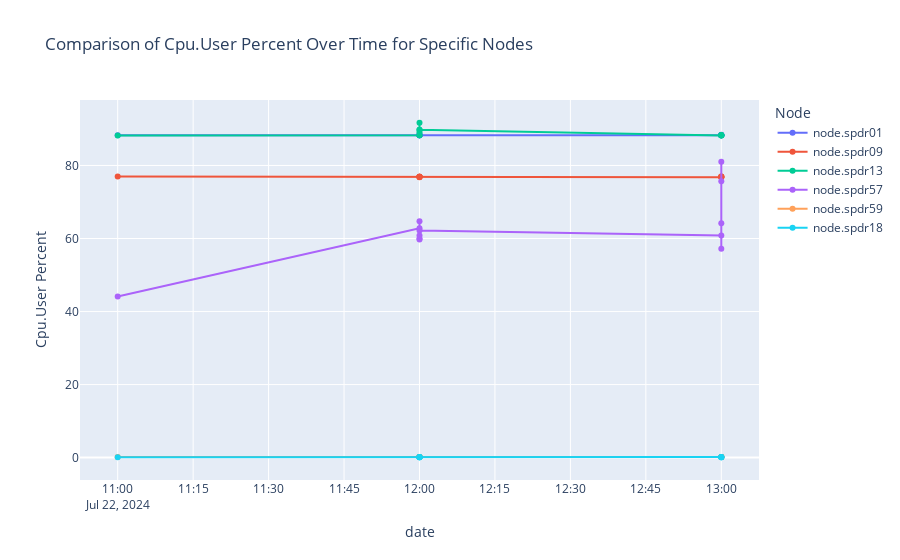
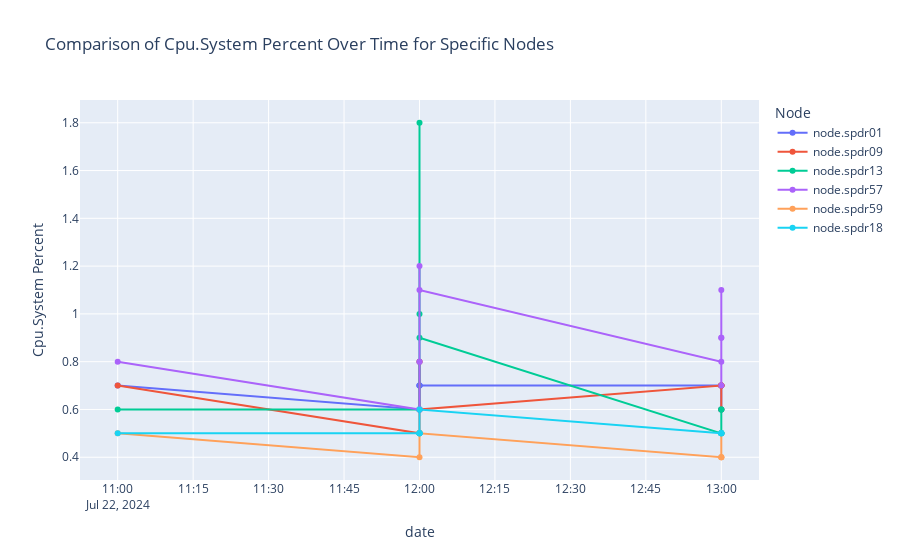
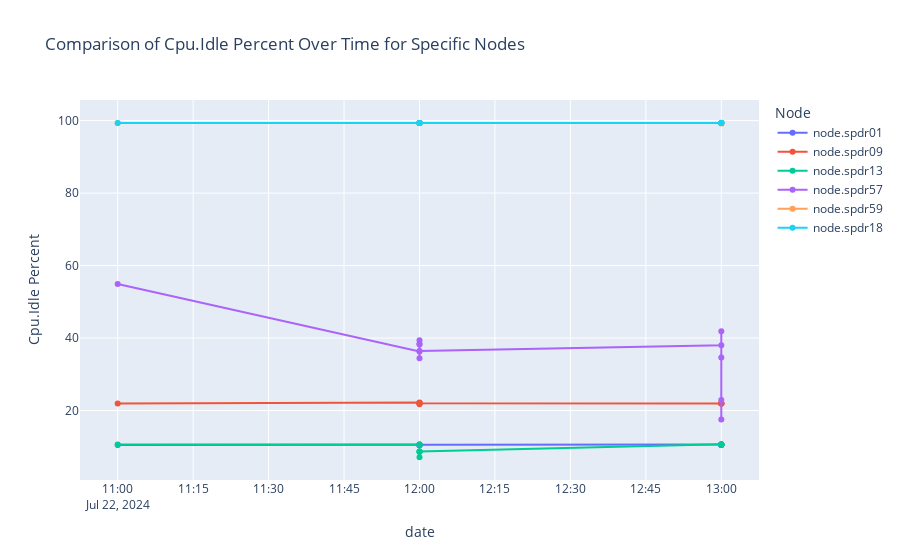
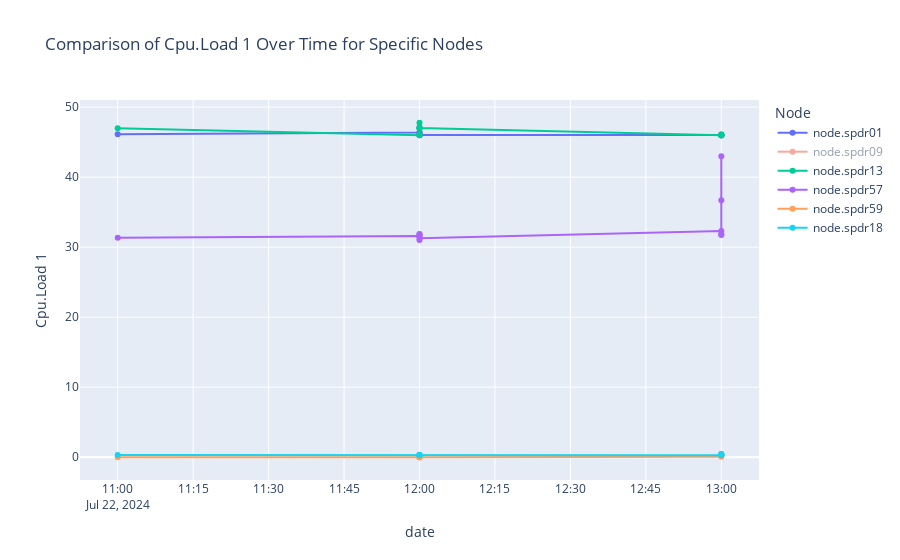

Notebook source saved alongside these figures, in order:
### Code cell
df = pd.read_csv('dataset.csv')
df['time'] = pd.to_datetime(df['time'])
df['year'] = df['time'].dt.year
df['month'] = df['time'].dt.month
df['day'] = df['time'].dt.day
df['hour'] = df['time'].dt.hour
df['indices'].unique()


nodes = ['node.spdr01', 'node.spdr09', 'node.spdr13', 'node.spdr18','node.spdr57', 'node.spdr59']
ms1 = ['cpu.user_percent', 'cpu.system_percent', 'cpu.idle_percent']
#ms2 = ['cpu.irq_percent', 'cpu.softirq_percent', 'cpu.steal_percent', 'cpu.iowait_percent']
ms3 = ['cpu.load_1', 'cpu.load_5', 'cpu.load_15', 'power.node_watts']
node_compare(nodes, ms1, df)
node_compare(nodes, ms3, df)

### Figure 1 — Plotly figure (JSON) as saved in the notebook; plotly's stock layout.template omitted (floating-point values rounded to 4 significant figures)
{"data": [{"hovertemplate": "Node=node.spdr01<br>date=%{x}<br>Cpu.User Percent=%{y}<extra></extra>", "legendgroup": "node.spdr01", "line": {"color": "#636efa", "dash": "solid"}, "marker": {"symbol": "circle"}, "mode": "lines+markers", "name": "node.spdr01", "orientation": "v", "showlegend": true, "type": "scatter", "x": ["2024-07-22T11:00:00", "2024-07-22T12:00:00", "2024-07-22T12:00:00", "2024-07-22T12:00:00", "2024-07-22T12:00:00", "2024-07-22T12:00:00", "2024-07-22T12:00:00", "2024-07-22T13:00:00", "2024-07-22T13:00:00", "2024-07-22T13:00:00", "2024-07-22T13:00:00", "2024-07-22T13:00:00"], "xaxis": "x", "y": [88.3, 88.3, 88.3, 88.3, 88.3, 88.4, 88.3, 88.3, 88.4, 88.3, 88.3, 88.3], "yaxis": "y"}, {"hovertemplate": "Node=node.spdr09<br>date=%{x}<br>Cpu.User Percent=%{y}<extra></extra>", "legendgroup": "node.spdr09", "line": {"color": "#EF553B", "dash": "solid"}, "marker": {"symbol": "circle"}, "mode": "lines+markers", "name": "node.spdr09", "orientation": "v", "showlegend": true, "type": "scatter", "x": ["2024-07-22T11:00:00", "2024-07-22T12:00:00", "2024-07-22T12:00:00", "2024-07-22T12:00:00", "2024-07-22T12:00:00", "2024-07-22T12:00:00", "2024-07-22T12:00:00", "2024-07-22T13:00:00", "2024-07-22T13:00:00", "2024-07-22T13:00:00", "2024-07-22T13:00:00", "2024-07-22T13:00:00"], "xaxis": "x", "y": [77, 76.9, 76.9, 76.9, 76.9, 76.8, 76.9, 76.8, 77, 77, 76.8, 76.9], "yaxis": "y"}, {"hovertemplate": "Node=node.spdr13<br>date=%{x}<br>Cpu.User Percent=%{y}<extra></extra>", "legendgroup": "node.spdr13", "line": {"color": "#00cc96", "dash": "solid"}, "marker": {"symbol": "circle"}, "mode": "lines+markers", "name": "node.spdr13", "orientation": "v", "showlegend": true, "type": "scatter", "x": ["2024-07-22T11:00:00", "2024-07-22T12:00:00", "2024-07-22T12:00:00", "2024-07-22T12:00:00", "2024-07-22T12:00:00", "2024-07-22T12:00:00", "2024-07-22T12:00:00", "2024-07-22T13:00:00", "2024-07-22T13:00:00", "2024-07-22T13:00:00", "2024-07-22T13:00:00", "2024-07-22T13:00:00"], "xaxis": "x", "y": [88.2, 88.3, 88.3, 89.8, 91.7, 89.1, 89.8, 88.2, 88.3, 88.3, 88.3, 88.3], "yaxis": "y"}, {"hovertemplate": "Node=node.spdr57<br>date=%{x}<br>Cpu.User Percent=%{y}<extra></extra>", "legendgroup": "node.spdr57", "line": {"color": "#ab63fa", "dash": "solid"}, "marker": {"symbol": "circle"}, "mode": "lines+markers", "name": "node.spdr57", "orientation": "v", "showlegend": true, "type": "scatter", "x": ["2024-07-22T11:00:00", "2024-07-22T12:00:00", "2024-07-22T12:00:00", "2024-07-22T12:00:00", "2024-07-22T12:00:00", "2024-07-22T12:00:00", "2024-07-22T12:00:00", "2024-07-22T13:00:00", "2024-07-22T13:00:00", "2024-07-22T13:00:00", "2024-07-22T13:00:00", "2024-07-22T13:00:00"], "xaxis": "x", "y": [44.1, 62.8, 59.7, 60.8, 60, 64.7, 62.2, 60.8, 64.2, 57.2, 81, 75.7], "yaxis": "y"}, {"hovertemplate": "Node=node.spdr59<br>date=%{x}<br>Cpu.User Percent=%{y}<extra></extra>", "legendgroup": "node.spdr59", "line": {"color": "#FFA15A", "dash": "solid"}, "marker": {"symbol": "circle"}, "mode": "lines+markers", "name": "node.spdr59", "orientation": "v", "showlegend": true, "type": "scatter", "x": ["2024-07-22T11:00:00", "2024-07-22T12:00:00", "2024-07-22T12:00:00", "2024-07-22T12:00:00", "2024-07-22T12:00:00", "2024-07-22T12:00:00", "2024-07-22T12:00:00", "2024-07-22T13:00:00", "2024-07-22T13:00:00", "2024-07-22T13:00:00", "2024-07-22T13:00:00", "2024-07-22T13:00:00"], "xaxis": "x", "y": [0.2, 0.2, 0.2, 0.2, 0.2, 0.2, 0.2, 0.2, 0.2, 0.2, 0.2, 0.2], "yaxis": "y"}, {"hovertemplate": "Node=node.spdr18<br>date=%{x}<br>Cpu.User Percent=%{y}<extra></extra>", "legendgroup": "node.spdr18", "line": {"color": "#19d3f3", "dash": "solid"}, "marker": {"symbol": "circle"}, "mode": "lines+markers", "name": "node.spdr18", "orientation": "v", "showlegend": true, "type": "scatter", "x": ["2024-07-22T11:00:00", "2024-07-22T12:00:00", "2024-07-22T12:00:00", "2024-07-22T12:00:00", "2024-07-22T12:00:00", "2024-07-22T12:00:00", "2024-07-22T12:00:00", "2024-07-22T13:00:00", "2024-07-22T13:00:00", "2024-07-22T13:00:00", "2024-07-22T13:00:00", "2024-07-22T13:00:00"], "xaxis": "x", "y": [0.1, 0.2, 0.1, 0.2, 0.1, 0.1, 0.1, 0.2, 0.1, 0.1, 0.2, 0.1], "yaxis": "y"}], "layout": {"autosize": true, "legend": {"title": {"text": "Node"}, "tracegroupgap": 0}, "title": {"text": "Comparison of Cpu.User Percent Over Time for Specific Nodes"}, "xaxis": {"anchor": "y", "autorange": true, "domain": [0, 1], "range": ["2024-07-22 10:52:40.396", "2024-07-22 13:07:19.604"], "title": {"text": "date"}, "type": "date"}, "yaxis": {"anchor": "x", "autorange": true, "domain": [0, 1], "range": [-7.459, 99.26], "title": {"text": "Cpu.User Percent"}, "type": "linear"}}}

### Figure 2 — Plotly figure (JSON) as saved in the notebook; plotly's stock layout.template omitted (floating-point values rounded to 4 significant figures)
{"data": [{"hovertemplate": "Node=node.spdr01<br>date=%{x}<br>Cpu.System Percent=%{y}<extra></extra>", "legendgroup": "node.spdr01", "line": {"color": "#636efa", "dash": "solid"}, "marker": {"symbol": "circle"}, "mode": "lines+markers", "name": "node.spdr01", "orientation": "v", "showlegend": true, "type": "scatter", "x": ["2024-07-22T11:00:00", "2024-07-22T12:00:00", "2024-07-22T12:00:00", "2024-07-22T12:00:00", "2024-07-22T12:00:00", "2024-07-22T12:00:00", "2024-07-22T12:00:00", "2024-07-22T13:00:00", "2024-07-22T13:00:00", "2024-07-22T13:00:00", "2024-07-22T13:00:00", "2024-07-22T13:00:00"], "xaxis": "x", "y": [0.7, 0.6, 0.8, 0.6, 0.7, 0.7, 0.7, 0.7, 0.7, 0.6, 0.6, 0.7], "yaxis": "y"}, {"hovertemplate": "Node=node.spdr09<br>date=%{x}<br>Cpu.System Percent=%{y}<extra></extra>", "legendgroup": "node.spdr09", "line": {"color": "#EF553B", "dash": "solid"}, "marker": {"symbol": "circle"}, "mode": "lines+markers", "name": "node.spdr09", "orientation": "v", "showlegend": true, "type": "scatter", "x": ["2024-07-22T11:00:00", "2024-07-22T12:00:00", "2024-07-22T12:00:00", "2024-07-22T12:00:00", "2024-07-22T12:00:00", "2024-07-22T12:00:00", "2024-07-22T12:00:00", "2024-07-22T13:00:00", "2024-07-22T13:00:00", "2024-07-22T13:00:00", "2024-07-22T13:00:00", "2024-07-22T13:00:00"], "xaxis": "x", "y": [0.7, 0.5, 0.6, 0.8, 0.5, 0.6, 0.6, 0.7, 0.7, 0.7, 0.6, 0.7], "yaxis": "y"}, {"hovertemplate": "Node=node.spdr13<br>date=%{x}<br>Cpu.System Percent=%{y}<extra></extra>", "legendgroup": "node.spdr13", "line": {"color": "#00cc96", "dash": "solid"}, "marker": {"symbol": "circle"}, "mode": "lines+markers", "name": "node.spdr13", "orientation": "v", "showlegend": true, "type": "scatter", "x": ["2024-07-22T11:00:00", "2024-07-22T12:00:00", "2024-07-22T12:00:00", "2024-07-22T12:00:00", "2024-07-22T12:00:00", "2024-07-22T12:00:00", "2024-07-22T12:00:00", "2024-07-22T13:00:00", "2024-07-22T13:00:00", "2024-07-22T13:00:00", "2024-07-22T13:00:00", "2024-07-22T13:00:00"], "xaxis": "x", "y": [0.6, 0.6, 0.6, 1, 0.6, 1.8, 0.9, 0.5, 0.5, 0.5, 0.6, 0.6], "yaxis": "y"}, {"hovertemplate": "Node=node.spdr57<br>date=%{x}<br>Cpu.System Percent=%{y}<extra></extra>", "legendgroup": "node.spdr57", "line": {"color": "#ab63fa", "dash": "solid"}, "marker": {"symbol": "circle"}, "mode": "lines+markers", "name": "node.spdr57", "orientation": "v", "showlegend": true, "type": "scatter", "x": ["2024-07-22T11:00:00", "2024-07-22T12:00:00", "2024-07-22T12:00:00", "2024-07-22T12:00:00", "2024-07-22T12:00:00", "2024-07-22T12:00:00", "2024-07-22T12:00:00", "2024-07-22T13:00:00", "2024-07-22T13:00:00", "2024-07-22T13:00:00", "2024-07-22T13:00:00", "2024-07-22T13:00:00"], "xaxis": "x", "y": [0.8, 0.6, 0.6, 0.8, 1.2, 0.6, 1.1, 0.8, 0.9, 0.7, 1.1, 0.9], "yaxis": "y"}, {"hovertemplate": "Node=node.spdr59<br>date=%{x}<br>Cpu.System Percent=%{y}<extra></extra>", "legendgroup": "node.spdr59", "line": {"color": "#FFA15A", "dash": "solid"}, "marker": {"symbol": "circle"}, "mode": "lines+markers", "name": "node.spdr59", "orientation": "v", "showlegend": true, "type": "scatter", "x": ["2024-07-22T11:00:00", "2024-07-22T12:00:00", "2024-07-22T12:00:00", "2024-07-22T12:00:00", "2024-07-22T12:00:00", "2024-07-22T12:00:00", "2024-07-22T12:00:00", "2024-07-22T13:00:00", "2024-07-22T13:00:00", "2024-07-22T13:00:00", "2024-07-22T13:00:00", "2024-07-22T13:00:00"], "xaxis": "x", "y": [0.5, 0.4, 0.5, 0.5, 0.5, 0.5, 0.5, 0.4, 0.4, 0.5, 0.4, 0.5], "yaxis": "y"}, {"hovertemplate": "Node=node.spdr18<br>date=%{x}<br>Cpu.System Percent=%{y}<extra></extra>", "legendgroup": "node.spdr18", "line": {"color": "#19d3f3", "dash": "solid"}, "marker": {"symbol": "circle"}, "mode": "lines+markers", "name": "node.spdr18", "orientation": "v", "showlegend": true, "type": "scatter", "x": ["2024-07-22T11:00:00", "2024-07-22T12:00:00", "2024-07-22T12:00:00", "2024-07-22T12:00:00", "2024-07-22T12:00:00", "2024-07-22T12:00:00", "2024-07-22T12:00:00", "2024-07-22T13:00:00", "2024-07-22T13:00:00", "2024-07-22T13:00:00", "2024-07-22T13:00:00", "2024-07-22T13:00:00"], "xaxis": "x", "y": [0.5, 0.5, 0.5, 0.5, 0.5, 0.5, 0.6, 0.5, 0.5, 0.5, 0.5, 0.5], "yaxis": "y"}], "layout": {"autosize": true, "legend": {"title": {"text": "Node"}, "tracegroupgap": 0}, "title": {"text": "Comparison of Cpu.System Percent Over Time for Specific Nodes"}, "xaxis": {"anchor": "y", "autorange": true, "domain": [0, 1], "range": ["2024-07-22 10:52:40.396", "2024-07-22 13:07:19.604"], "title": {"text": "date"}, "type": "date"}, "yaxis": {"anchor": "x", "autorange": true, "domain": [0, 1], "range": [0.2845, 1.916], "title": {"text": "Cpu.System Percent"}, "type": "linear"}}}

### Figure 3 — Plotly figure (JSON) as saved in the notebook; plotly's stock layout.template omitted (floating-point values rounded to 4 significant figures)
{"data": [{"hovertemplate": "Node=node.spdr01<br>date=%{x}<br>Cpu.Idle Percent=%{y}<extra></extra>", "legendgroup": "node.spdr01", "line": {"color": "#636efa", "dash": "solid"}, "marker": {"symbol": "circle"}, "mode": "lines+markers", "name": "node.spdr01", "orientation": "v", "showlegend": true, "type": "scatter", "x": ["2024-07-22T11:00:00", "2024-07-22T12:00:00", "2024-07-22T12:00:00", "2024-07-22T12:00:00", "2024-07-22T12:00:00", "2024-07-22T12:00:00", "2024-07-22T12:00:00", "2024-07-22T13:00:00", "2024-07-22T13:00:00", "2024-07-22T13:00:00", "2024-07-22T13:00:00", "2024-07-22T13:00:00"], "xaxis": "x", "y": [10.5, 10.6, 10.5, 10.5, 10.5, 10.5, 10.5, 10.5, 10.5, 10.6, 10.6, 10.5], "yaxis": "y"}, {"hovertemplate": "Node=node.spdr09<br>date=%{x}<br>Cpu.Idle Percent=%{y}<extra></extra>", "legendgroup": "node.spdr09", "line": {"color": "#EF553B", "dash": "solid"}, "marker": {"symbol": "circle"}, "mode": "lines+markers", "name": "node.spdr09", "orientation": "v", "showlegend": true, "type": "scatter", "x": ["2024-07-22T11:00:00", "2024-07-22T12:00:00", "2024-07-22T12:00:00", "2024-07-22T12:00:00", "2024-07-22T12:00:00", "2024-07-22T12:00:00", "2024-07-22T12:00:00", "2024-07-22T13:00:00", "2024-07-22T13:00:00", "2024-07-22T13:00:00", "2024-07-22T13:00:00", "2024-07-22T13:00:00"], "xaxis": "x", "y": [21.9, 22.2, 22, 21.7, 22.1, 22.1, 22, 21.9, 21.9, 21.9, 22, 21.9], "yaxis": "y"}, {"hovertemplate": "Node=node.spdr13<br>date=%{x}<br>Cpu.Idle Percent=%{y}<extra></extra>", "legendgroup": "node.spdr13", "line": {"color": "#00cc96", "dash": "solid"}, "marker": {"symbol": "circle"}, "mode": "lines+markers", "name": "node.spdr13", "orientation": "v", "showlegend": true, "type": "scatter", "x": ["2024-07-22T11:00:00", "2024-07-22T12:00:00", "2024-07-22T12:00:00", "2024-07-22T12:00:00", "2024-07-22T12:00:00", "2024-07-22T12:00:00", "2024-07-22T12:00:00", "2024-07-22T13:00:00", "2024-07-22T13:00:00", "2024-07-22T13:00:00", "2024-07-22T13:00:00", "2024-07-22T13:00:00"], "xaxis": "x", "y": [10.6, 10.6, 10.6, 8.6, 7.1, 8.6, 8.7, 10.7, 10.6, 10.6, 10.6, 10.6], "yaxis": "y"}, {"hovertemplate": "Node=node.spdr57<br>date=%{x}<br>Cpu.Idle Percent=%{y}<extra></extra>", "legendgroup": "node.spdr57", "line": {"color": "#ab63fa", "dash": "solid"}, "marker": {"symbol": "circle"}, "mode": "lines+markers", "name": "node.spdr57", "orientation": "v", "showlegend": true, "type": "scatter", "x": ["2024-07-22T11:00:00", "2024-07-22T12:00:00", "2024-07-22T12:00:00", "2024-07-22T12:00:00", "2024-07-22T12:00:00", "2024-07-22T12:00:00", "2024-07-22T12:00:00", "2024-07-22T13:00:00", "2024-07-22T13:00:00", "2024-07-22T13:00:00", "2024-07-22T13:00:00", "2024-07-22T13:00:00"], "xaxis": "x", "y": [54.9, 36.3, 39.4, 38.2, 38.4, 34.4, 36.4, 38, 34.6, 41.9, 17.5, 22.9], "yaxis": "y"}, {"hovertemplate": "Node=node.spdr59<br>date=%{x}<br>Cpu.Idle Percent=%{y}<extra></extra>", "legendgroup": "node.spdr59", "line": {"color": "#FFA15A", "dash": "solid"}, "marker": {"symbol": "circle"}, "mode": "lines+markers", "name": "node.spdr59", "orientation": "v", "showlegend": true, "type": "scatter", "x": ["2024-07-22T11:00:00", "2024-07-22T12:00:00", "2024-07-22T12:00:00", "2024-07-22T12:00:00", "2024-07-22T12:00:00", "2024-07-22T12:00:00", "2024-07-22T12:00:00", "2024-07-22T13:00:00", "2024-07-22T13:00:00", "2024-07-22T13:00:00", "2024-07-22T13:00:00", "2024-07-22T13:00:00"], "xaxis": "x", "y": [99.3, 99.3, 99.3, 99.3, 99.3, 99.3, 99.3, 99.3, 99.3, 99.2, 99.3, 99.3], "yaxis": "y"}, {"hovertemplate": "Node=node.spdr18<br>date=%{x}<br>Cpu.Idle Percent=%{y}<extra></extra>", "legendgroup": "node.spdr18", "line": {"color": "#19d3f3", "dash": "solid"}, "marker": {"symbol": "circle"}, "mode": "lines+markers", "name": "node.spdr18", "orientation": "v", "showlegend": true, "type": "scatter", "x": ["2024-07-22T11:00:00", "2024-07-22T12:00:00", "2024-07-22T12:00:00", "2024-07-22T12:00:00", "2024-07-22T12:00:00", "2024-07-22T12:00:00", "2024-07-22T12:00:00", "2024-07-22T13:00:00", "2024-07-22T13:00:00", "2024-07-22T13:00:00", "2024-07-22T13:00:00", "2024-07-22T13:00:00"], "xaxis": "x", "y": [99.3, 99.3, 99.3, 99.3, 99.3, 99.3, 99.3, 99.3, 99.4, 99.3, 99.3, 99.3], "yaxis": "y"}], "layout": {"autosize": true, "legend": {"title": {"text": "Node"}, "tracegroupgap": 0}, "title": {"text": "Comparison of Cpu.Idle Percent Over Time for Specific Nodes"}, "xaxis": {"anchor": "y", "autorange": true, "domain": [0, 1], "range": ["2024-07-22 10:52:40.396", "2024-07-22 13:07:19.604"], "title": {"text": "date"}, "type": "date"}, "yaxis": {"anchor": "x", "autorange": true, "domain": [0, 1], "range": [-0.517, 107.0], "title": {"text": "Cpu.Idle Percent"}, "type": "linear"}}}

### Figure 4 — Plotly figure (JSON) as saved in the notebook; plotly's stock layout.template omitted (floating-point values rounded to 4 significant figures)
{"data": [{"hovertemplate": "Node=node.spdr01<br>date=%{x}<br>Cpu.Load 1=%{y}<extra></extra>", "legendgroup": "node.spdr01", "line": {"color": "#636efa", "dash": "solid"}, "marker": {"symbol": "circle"}, "mode": "lines+markers", "name": "node.spdr01", "orientation": "v", "showlegend": true, "type": "scatter", "visible": true, "x": ["2024-07-22T11:00:00", "2024-07-22T12:00:00", "2024-07-22T12:00:00", "2024-07-22T12:00:00", "2024-07-22T12:00:00", "2024-07-22T12:00:00", "2024-07-22T12:00:00", "2024-07-22T13:00:00", "2024-07-22T13:00:00", "2024-07-22T13:00:00", "2024-07-22T13:00:00", "2024-07-22T13:00:00"], "xaxis": "x", "y": [46.13, 46.37, 46.38, 47.11, 46.08, 46, 46.03, 46.01, 46, 46, 46, 46.08], "yaxis": "y"}, {"hovertemplate": "Node=node.spdr09<br>date=%{x}<br>Cpu.Load 1=%{y}<extra></extra>", "legendgroup": "node.spdr09", "line": {"color": "#EF553B", "dash": "solid"}, "marker": {"symbol": "circle"}, "mode": "lines+markers", "name": "node.spdr09", "orientation": "v", "showlegend": true, "type": "scatter", "visible": "legendonly", "x": ["2024-07-22T11:00:00", "2024-07-22T12:00:00", "2024-07-22T12:00:00", "2024-07-22T12:00:00", "2024-07-22T12:00:00", "2024-07-22T12:00:00", "2024-07-22T12:00:00", "2024-07-22T13:00:00", "2024-07-22T13:00:00", "2024-07-22T13:00:00", "2024-07-22T13:00:00", "2024-07-22T13:00:00"], "xaxis": "x", "y": [40, 40.19, 40.36, 40.32, 40.26, 40.01, 40.07, 40.02, 40, 40.02, 40, 40], "yaxis": "y"}, {"hovertemplate": "Node=node.spdr13<br>date=%{x}<br>Cpu.Load 1=%{y}<extra></extra>", "legendgroup": "node.spdr13", "line": {"color": "#00cc96", "dash": "solid"}, "marker": {"symbol": "circle"}, "mode": "lines+markers", "name": "node.spdr13", "orientation": "v", "showlegend": true, "type": "scatter", "x": ["2024-07-22T11:00:00", "2024-07-22T12:00:00", "2024-07-22T12:00:00", "2024-07-22T12:00:00", "2024-07-22T12:00:00", "2024-07-22T12:00:00", "2024-07-22T12:00:00", "2024-07-22T13:00:00", "2024-07-22T13:00:00", "2024-07-22T13:00:00", "2024-07-22T13:00:00", "2024-07-22T13:00:00"], "xaxis": "x", "y": [46.98, 46.03, 46, 47, 47.77, 47, 47.01, 46, 46.01, 46.1, 46, 46], "yaxis": "y"}, {"hovertemplate": "Node=node.spdr57<br>date=%{x}<br>Cpu.Load 1=%{y}<extra></extra>", "legendgroup": "node.spdr57", "line": {"color": "#ab63fa", "dash": "solid"}, "marker": {"symbol": "circle"}, "mode": "lines+markers", "name": "node.spdr57", "orientation": "v", "showlegend": true, "type": "scatter", "visible": true, "x": ["2024-07-22T11:00:00", "2024-07-22T12:00:00", "2024-07-22T12:00:00", "2024-07-22T12:00:00", "2024-07-22T12:00:00", "2024-07-22T12:00:00", "2024-07-22T12:00:00", "2024-07-22T13:00:00", "2024-07-22T13:00:00", "2024-07-22T13:00:00", "2024-07-22T13:00:00", "2024-07-22T13:00:00"], "xaxis": "x", "y": [31.35, 31.58, 31.56, 31.03, 31.85, 31.87, 31.27, 32.3, 31.73, 31.84, 36.71, 43], "yaxis": "y"}, {"hovertemplate": "Node=node.spdr59<br>date=%{x}<br>Cpu.Load 1=%{y}<extra></extra>", "legendgroup": "node.spdr59", "line": {"color": "#FFA15A", "dash": "solid"}, "marker": {"symbol": "circle"}, "mode": "lines+markers", "name": "node.spdr59", "orientation": "v", "showlegend": true, "type": "scatter", "x": ["2024-07-22T11:00:00", "2024-07-22T12:00:00", "2024-07-22T12:00:00", "2024-07-22T12:00:00", "2024-07-22T12:00:00", "2024-07-22T12:00:00", "2024-07-22T12:00:00", "2024-07-22T13:00:00", "2024-07-22T13:00:00", "2024-07-22T13:00:00", "2024-07-22T13:00:00", "2024-07-22T13:00:00"], "xaxis": "x", "y": [0, 0, 0.12, 0.01, 0, 0, 0, 0.07, 0.3, 0.36, 0.37, 0.48], "yaxis": "y"}, {"hovertemplate": "Node=node.spdr18<br>date=%{x}<br>Cpu.Load 1=%{y}<extra></extra>", "legendgroup": "node.spdr18", "line": {"color": "#19d3f3", "dash": "solid"}, "marker": {"symbol": "circle"}, "mode": "lines+markers", "name": "node.spdr18", "orientation": "v", "showlegend": true, "type": "scatter", "x": ["2024-07-22T11:00:00", "2024-07-22T12:00:00", "2024-07-22T12:00:00", "2024-07-22T12:00:00", "2024-07-22T12:00:00", "2024-07-22T12:00:00", "2024-07-22T12:00:00", "2024-07-22T13:00:00", "2024-07-22T13:00:00", "2024-07-22T13:00:00", "2024-07-22T13:00:00", "2024-07-22T13:00:00"], "xaxis": "x", "y": [0.32, 0.32, 0.33, 0.3, 0.3, 0.31, 0.3, 0.3, 0.33, 0.41, 0.44, 0.47], "yaxis": "y"}], "layout": {"autosize": true, "legend": {"title": {"text": "Node"}, "tracegroupgap": 0}, "title": {"text": "Comparison of Cpu.Load 1 Over Time for Specific Nodes"}, "xaxis": {"anchor": "y", "autorange": true, "domain": [0, 1], "range": ["2024-07-22 10:52:40.396", "2024-07-22 13:07:19.604"], "title": {"text": "date"}, "type": "date"}, "yaxis": {"anchor": "x", "autorange": true, "domain": [0, 1], "range": [-3.942, 51.71], "title": {"text": "Cpu.Load 1"}, "type": "linear"}}}
